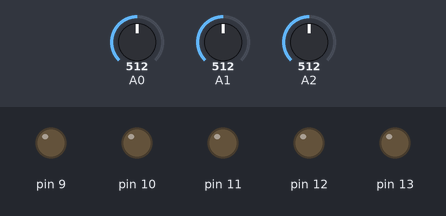
This sketch was run on a simulated Arduino Uno, built with avr-gcc and run on an emulated ATmega328P. Shown: output pins drawn as LEDs (lit = HIGH). Dashed ring = blinking. The inputs (shaded band) are chosen by the test bench; at power-on: A0 = 512, A1 = 512, A2 = 512. What the sketch prints to the serial monitor is not drawn.

Above: at 1.8 s.
1.9 s: A0 set to 520
At 3.4 s:
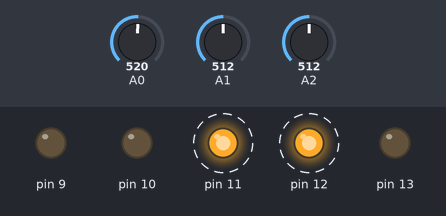
6.0 s: A1 set to 610
At 8.8 s:
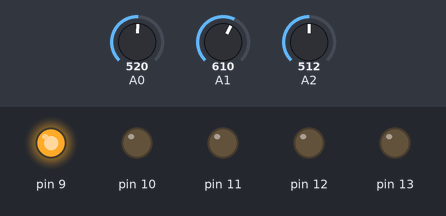
Timing chart, 0 to 15.3 s (numbered marks = the images above; inputs shaded):
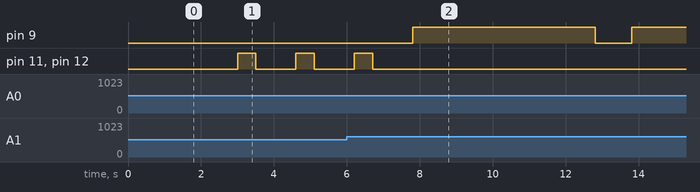

Measured:
- the behaviour switches between 512 and 513 on A0 (found by bisection; images 0 and 1)
- after the input at 1.9 s, pin 11, pin 12: alternates HIGH for 0.50 s and LOW for 1.1 s, starting after 1.1 s
- after the input at 6.0 s, pin 9: LOW → HIGH after 1.8 s, → LOW 5.0 s later, → HIGH 1.0 s later; pin 11, pin 12: goes on until 6.7 s, then stays LOW

The sketch:

7_FINAL_PROGRAM_FIREFIGHTERROBOT.ino
```cpp
//Final Program Fire Fighting Robot

void setup() {
  // put your setup code here, to run once:
Serial.begin(9600);
pinMode(10,OUTPUT);
pinMode(11,OUTPUT);
pinMode(12,OUTPUT);
pinMode(13,OUTPUT);
pinMode(9,OUTPUT);
pinMode(A0,INPUT);
pinMode(A1,INPUT);
pinMode(A2,INPUT);

}
void moveRobot(String motion) {
  if(motion == "Forward"){
    digitalWrite(10,HIGH);
    digitalWrite(11,LOW);
    digitalWrite(12,HIGH);
    digitalWrite(13,LOW);
    Serial.println("Forward");
  }
  if(motion == "Backward"){
    digitalWrite(10,LOW);
    digitalWrite(11,HIGH);
    digitalWrite(12,LOW);
    digitalWrite(13,HIGH);
    Serial.println("Backward");
  }
  if(motion == "Left"){
    digitalWrite(10,HIGH);
    digitalWrite(11,LOW);
    digitalWrite(12,LOW);
    digitalWrite(13,HIGH);
    Serial.println("Left");
  }
  if(motion == "Right") {
  digitalWrite(10,LOW);
  digitalWrite(11,HIGH);
  digitalWrite(12,HIGH);
  digitalWrite(13,LOW);
  Serial.println("Right");
 }
 if(motion == "Stop") {
  digitalWrite(10,LOW);
  digitalWrite(11,LOW);
  digitalWrite(12,LOW);
  digitalWrite(13,LOW);
  Serial.println("Stop");
 }
}

void loop() {
  // put your main code here, to run repeatedly:

int Right = analogRead(A0);
int Middle = analogRead(A1);
int Left = analogRead(A2);

Serial.print(Right);
Serial.print("\t");
Serial.print(Middle);
Serial.print("\t");
Serial.print(Left);
delay(1000);

if((Left < 100) && (Middle < 100) && (Right < 100)){
  moveRobot("Stop");
}
else {
  if((Left > Middle) && (Left > Right)){
    moveRobot("Left");
    delay(500);
    moveRobot("Stop");
    delay(100);
  }
  if((Right > Middle) && (Right > Left)){
    moveRobot("Right");
    delay(500);
    moveRobot("Stop");
    delay(100);
  }
   if((Middle > Right) && (Middle > Left) && (Middle < 600)){
    moveRobot("Forward");
    delay(500);
    moveRobot("Stop");
    delay(100);
  }
  if((Middle > Right) && (Middle > Left) && (Middle > 600)){
    moveRobot("Stop");
    digitalWrite(9,HIGH);
    delay(5000);
    digitalWrite(9,LOW);
  }


}
}
```
